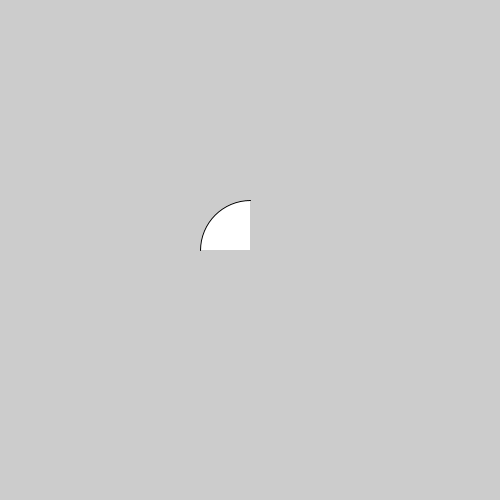
Frame 1 (no input)
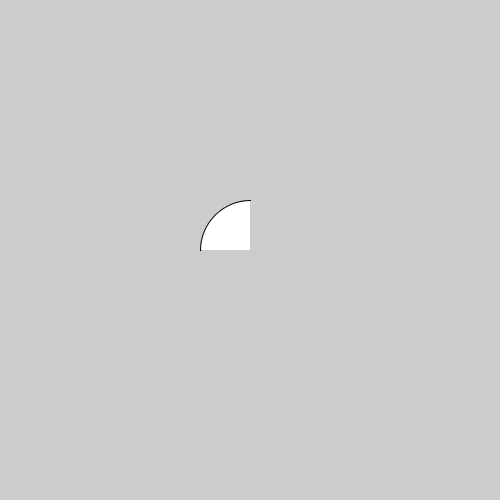
Frame 60 (the mouse pressed at the canvas centre just before this capture)
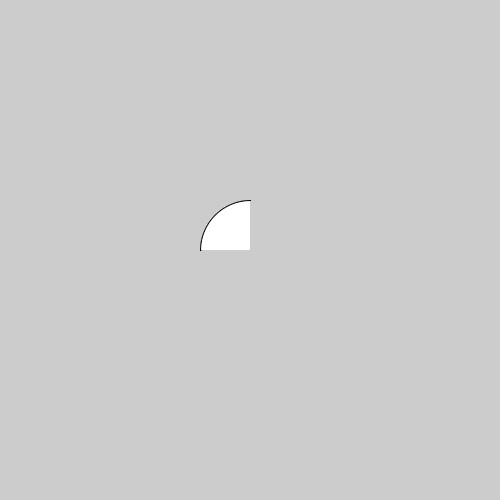
Frame 120 (the mouse held since frame 60 and released just before this capture)

The Processing sketch that drew these frames (run headless with seeded random() and noise(); from frame 60 on, the mouse is pressed at the canvas centre):

// Processing sketch: processing_161361
// ── processing_161361.pde

void setup(){
  size(500,500);
}

void draw(){
  arc(250,250,100,100,radians(180),radians(270));
}
